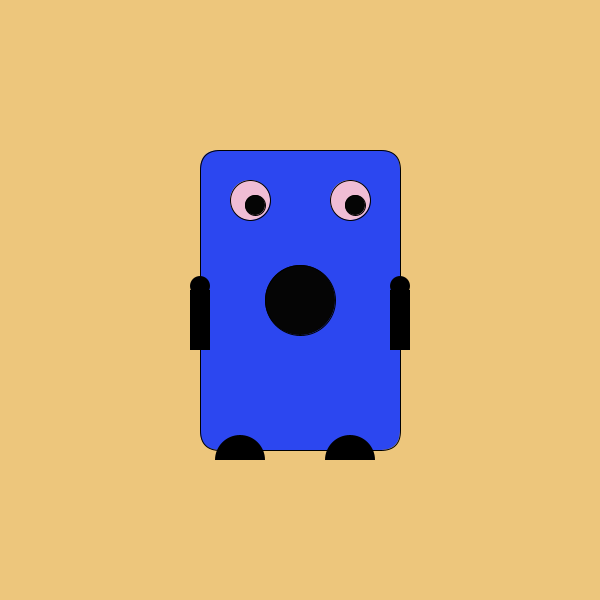
Frame 1 (no input)
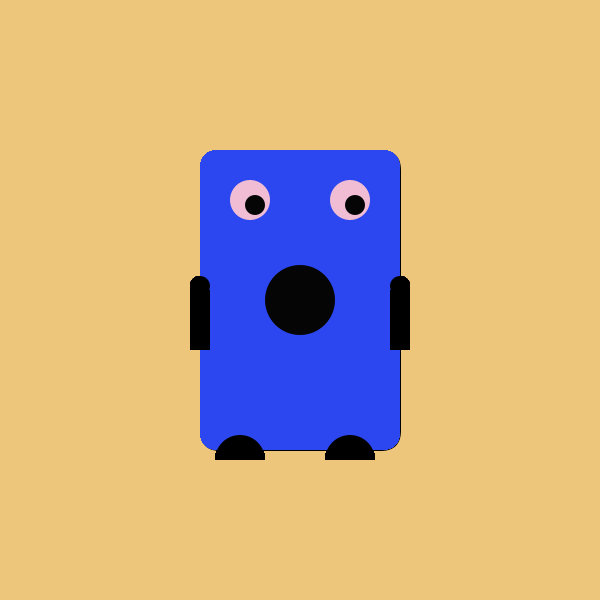
Frame 60 (the mouse pressed at the canvas centre just before this capture)
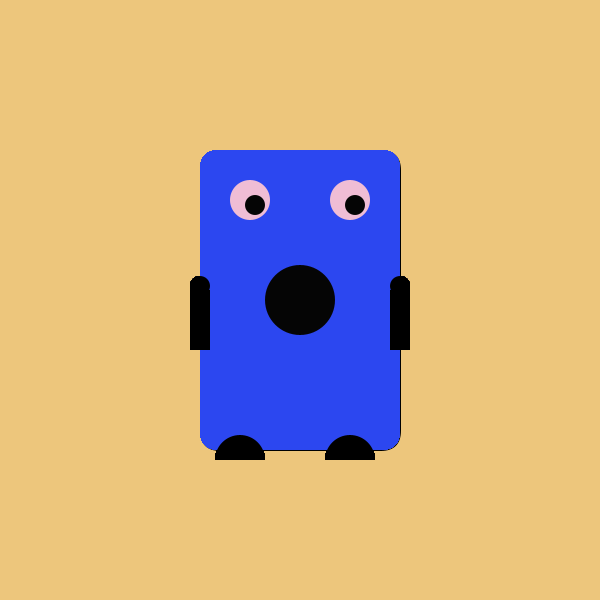
Frame 120 (the mouse held since frame 60 and released just before this capture)

The Processing sketch that drew these frames (run headless with seeded random() and noise(); from frame 60 on, the mouse is pressed at the canvas centre):

// Processing sketch: processing_133209
// ── processing_133209.pde

void setup(){
  background(237,198,124);
  size(600,600);
}

void draw(){
  fill(44,71,240);
  rect(200,150,200,300,20);
  fill(240,189,213);
  ellipse(250,200,40,40);
  fill(5,5,5);
  ellipse(255,205,20,20);
  fill(240,189,213);
  ellipse(350,200,40,40);
  fill(5,5,5);
  ellipse(355,205,20,20);
  ellipse(300,300,70,70);
  fill(0);
  noStroke();
  arc(240,460,50,50,PI,TWO_PI);
  arc(350,460,50,50,PI,TWO_PI);
  rect(190,290,20,60);
  ellipse(200,286,20,20);
  rect(390,290,20,60);
  ellipse(400,286,20,20);
}
